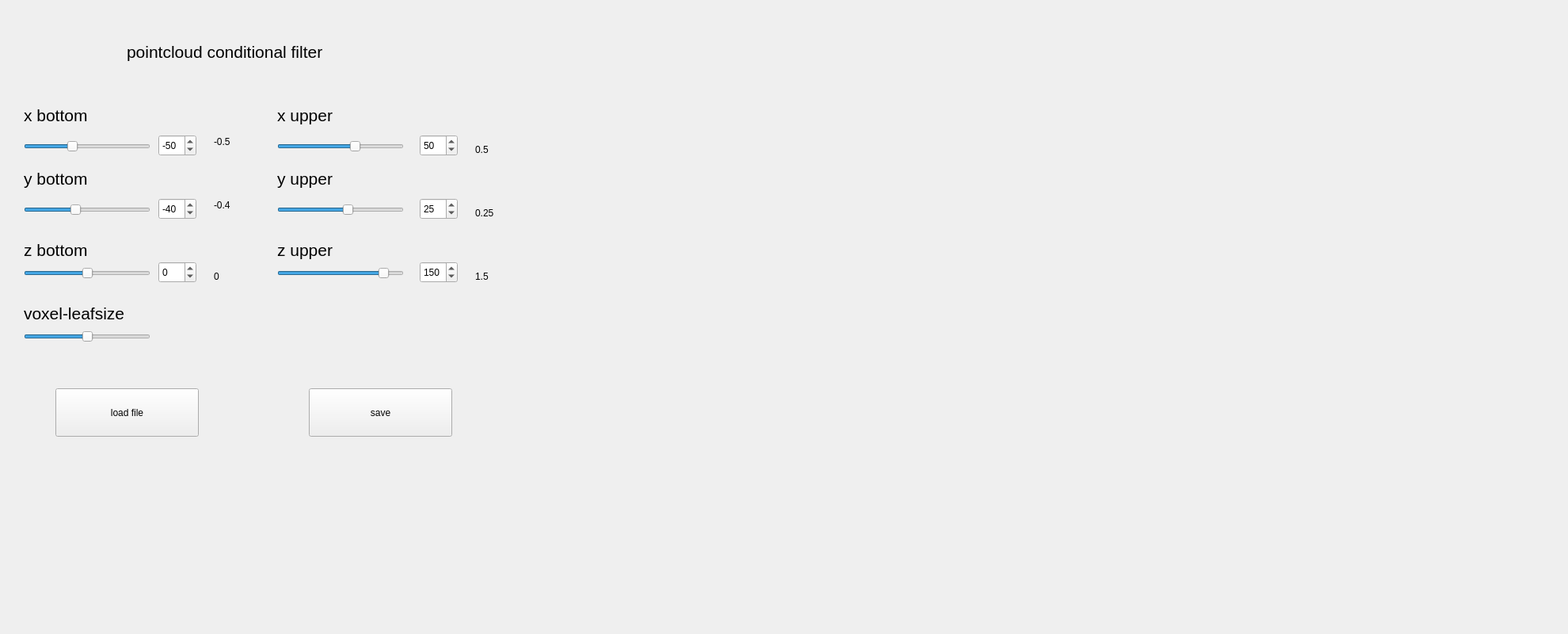
<?xml version="1.0" encoding="UTF-8"?>
<ui version="4.0">
 <class>PCLViewer</class>
 <widget class="QMainWindow" name="PCLViewer">
  <property name="geometry">
   <rect>
    <x>0</x>
    <y>0</y>
    <width>1980</width>
    <height>800</height>
   </rect>
  </property>
  <property name="minimumSize">
   <size>
    <width>0</width>
    <height>0</height>
   </size>
  </property>
  <property name="maximumSize">
   <size>
    <width>5000</width>
    <height>5000</height>
   </size>
  </property>
  <property name="windowTitle">
   <string>PCLViewer</string>
  </property>
  <widget class="QWidget" name="centralwidget">
   <widget class="QVTKWidget" name="qvtkWidget" native="true">
    <property name="geometry">
     <rect>
      <x>670</x>
      <y>20</y>
      <width>1100</width>
      <height>640</height>
     </rect>
    </property>
   </widget>
   <widget class="QSlider" name="horizontalSlider_x1">
    <property name="geometry">
     <rect>
      <x>30</x>
      <y>170</y>
      <width>160</width>
      <height>29</height>
     </rect>
    </property>
    <property name="minimum">
     <number>-200</number>
    </property>
    <property name="maximum">
     <number>200</number>
    </property>
    <property name="singleStep">
     <number>1</number>
    </property>
    <property name="value">
     <number>-50</number>
    </property>
    <property name="orientation">
     <enum>Qt::Horizontal</enum>
    </property>
   </widget>
   <widget class="QSlider" name="horizontalSlider_y1">
    <property name="geometry">
     <rect>
      <x>30</x>
      <y>250</y>
      <width>160</width>
      <height>29</height>
     </rect>
    </property>
    <property name="minimum">
     <number>-200</number>
    </property>
    <property name="maximum">
     <number>200</number>
    </property>
    <property name="value">
     <number>-40</number>
    </property>
    <property name="orientation">
     <enum>Qt::Horizontal</enum>
    </property>
   </widget>
   <widget class="QSlider" name="horizontalSlider_z1">
    <property name="geometry">
     <rect>
      <x>30</x>
      <y>330</y>
      <width>160</width>
      <height>29</height>
     </rect>
    </property>
    <property name="minimum">
     <number>-200</number>
    </property>
    <property name="maximum">
     <number>200</number>
    </property>
    <property name="value">
     <number>0</number>
    </property>
    <property name="orientation">
     <enum>Qt::Horizontal</enum>
    </property>
   </widget>
   <widget class="QLabel" name="label_7">
    <property name="geometry">
     <rect>
      <x>30</x>
      <y>130</y>
      <width>191</width>
      <height>31</height>
     </rect>
    </property>
    <property name="font">
     <font>
      <pointsize>16</pointsize>
      <weight>50</weight>
      <italic>false</italic>
      <bold>false</bold>
     </font>
    </property>
    <property name="text">
     <string>x bottom</string>
    </property>
   </widget>
   <widget class="QLabel" name="label_9">
    <property name="geometry">
     <rect>
      <x>30</x>
      <y>210</y>
      <width>191</width>
      <height>31</height>
     </rect>
    </property>
    <property name="font">
     <font>
      <pointsize>16</pointsize>
      <weight>50</weight>
      <italic>false</italic>
      <bold>false</bold>
     </font>
    </property>
    <property name="text">
     <string>y bottom</string>
    </property>
   </widget>
   <widget class="QLabel" name="label_11">
    <property name="geometry">
     <rect>
      <x>30</x>
      <y>300</y>
      <width>191</width>
      <height>31</height>
     </rect>
    </property>
    <property name="font">
     <font>
      <pointsize>16</pointsize>
      <weight>50</weight>
      <italic>false</italic>
      <bold>false</bold>
     </font>
    </property>
    <property name="text">
     <string>z bottom</string>
    </property>
   </widget>
   <widget class="QPushButton" name="pushButton_save">
    <property name="geometry">
     <rect>
      <x>390</x>
      <y>490</y>
      <width>181</width>
      <height>61</height>
     </rect>
    </property>
    <property name="text">
     <string>save</string>
    </property>
   </widget>
   <widget class="QSlider" name="horizontalSlider_x2">
    <property name="geometry">
     <rect>
      <x>350</x>
      <y>170</y>
      <width>160</width>
      <height>29</height>
     </rect>
    </property>
    <property name="minimum">
     <number>-200</number>
    </property>
    <property name="maximum">
     <number>200</number>
    </property>
    <property name="value">
     <number>50</number>
    </property>
    <property name="orientation">
     <enum>Qt::Horizontal</enum>
    </property>
   </widget>
   <widget class="QLabel" name="label_12">
    <property name="geometry">
     <rect>
      <x>350</x>
      <y>300</y>
      <width>191</width>
      <height>31</height>
     </rect>
    </property>
    <property name="font">
     <font>
      <pointsize>16</pointsize>
      <weight>50</weight>
      <italic>false</italic>
      <bold>false</bold>
     </font>
    </property>
    <property name="text">
     <string>z upper</string>
    </property>
   </widget>
   <widget class="QLabel" name="label_10">
    <property name="geometry">
     <rect>
      <x>350</x>
      <y>210</y>
      <width>191</width>
      <height>31</height>
     </rect>
    </property>
    <property name="font">
     <font>
      <pointsize>16</pointsize>
      <weight>50</weight>
      <italic>false</italic>
      <bold>false</bold>
     </font>
    </property>
    <property name="text">
     <string>y upper</string>
    </property>
   </widget>
   <widget class="QSlider" name="horizontalSlider_y2">
    <property name="geometry">
     <rect>
      <x>350</x>
      <y>250</y>
      <width>160</width>
      <height>29</height>
     </rect>
    </property>
    <property name="minimum">
     <number>-200</number>
    </property>
    <property name="maximum">
     <number>200</number>
    </property>
    <property name="value">
     <number>25</number>
    </property>
    <property name="orientation">
     <enum>Qt::Horizontal</enum>
    </property>
   </widget>
   <widget class="QLabel" name="label_8">
    <property name="geometry">
     <rect>
      <x>350</x>
      <y>130</y>
      <width>191</width>
      <height>31</height>
     </rect>
    </property>
    <property name="font">
     <font>
      <pointsize>16</pointsize>
      <weight>50</weight>
      <italic>false</italic>
      <bold>false</bold>
     </font>
    </property>
    <property name="text">
     <string>x upper</string>
    </property>
   </widget>
   <widget class="QSlider" name="horizontalSlider_z2">
    <property name="geometry">
     <rect>
      <x>350</x>
      <y>330</y>
      <width>160</width>
      <height>29</height>
     </rect>
    </property>
    <property name="minimum">
     <number>-200</number>
    </property>
    <property name="maximum">
     <number>200</number>
    </property>
    <property name="value">
     <number>150</number>
    </property>
    <property name="orientation">
     <enum>Qt::Horizontal</enum>
    </property>
   </widget>
   <widget class="QLabel" name="label_14">
    <property name="geometry">
     <rect>
      <x>160</x>
      <y>50</y>
      <width>271</width>
      <height>31</height>
     </rect>
    </property>
    <property name="font">
     <font>
      <pointsize>16</pointsize>
      <weight>50</weight>
      <italic>false</italic>
      <bold>false</bold>
     </font>
    </property>
    <property name="text">
     <string>pointcloud conditional filter</string>
    </property>
   </widget>
   <widget class="QLabel" name="label_13">
    <property name="geometry">
     <rect>
      <x>30</x>
      <y>380</y>
      <width>191</width>
      <height>31</height>
     </rect>
    </property>
    <property name="font">
     <font>
      <pointsize>16</pointsize>
      <weight>50</weight>
      <italic>false</italic>
      <bold>false</bold>
     </font>
    </property>
    <property name="text">
     <string>voxel-leafsize</string>
    </property>
   </widget>
   <widget class="QSlider" name="horizontalSlider_z1_2">
    <property name="geometry">
     <rect>
      <x>30</x>
      <y>410</y>
      <width>160</width>
      <height>29</height>
     </rect>
    </property>
    <property name="maximum">
     <number>255</number>
    </property>
    <property name="value">
     <number>128</number>
    </property>
    <property name="orientation">
     <enum>Qt::Horizontal</enum>
    </property>
   </widget>
   <widget class="QSpinBox" name="spinBox_x1">
    <property name="geometry">
     <rect>
      <x>200</x>
      <y>170</y>
      <width>48</width>
      <height>27</height>
     </rect>
    </property>
    <property name="minimum">
     <number>-200</number>
    </property>
    <property name="maximum">
     <number>200</number>
    </property>
    <property name="singleStep">
     <number>1</number>
    </property>
    <property name="value">
     <number>-50</number>
    </property>
   </widget>
   <widget class="QSpinBox" name="spinBox_y1">
    <property name="geometry">
     <rect>
      <x>200</x>
      <y>250</y>
      <width>48</width>
      <height>27</height>
     </rect>
    </property>
    <property name="minimum">
     <number>-200</number>
    </property>
    <property name="maximum">
     <number>200</number>
    </property>
    <property name="value">
     <number>-40</number>
    </property>
   </widget>
   <widget class="QSpinBox" name="spinBox_z1">
    <property name="geometry">
     <rect>
      <x>200</x>
      <y>330</y>
      <width>48</width>
      <height>27</height>
     </rect>
    </property>
    <property name="minimum">
     <number>-200</number>
    </property>
    <property name="maximum">
     <number>200</number>
    </property>
   </widget>
   <widget class="QSpinBox" name="spinBox_z2">
    <property name="geometry">
     <rect>
      <x>530</x>
      <y>330</y>
      <width>48</width>
      <height>27</height>
     </rect>
    </property>
    <property name="minimum">
     <number>-200</number>
    </property>
    <property name="maximum">
     <number>200</number>
    </property>
    <property name="value">
     <number>150</number>
    </property>
   </widget>
   <widget class="QSpinBox" name="spinBox_y2">
    <property name="geometry">
     <rect>
      <x>530</x>
      <y>250</y>
      <width>48</width>
      <height>27</height>
     </rect>
    </property>
    <property name="minimum">
     <number>-200</number>
    </property>
    <property name="maximum">
     <number>200</number>
    </property>
    <property name="value">
     <number>25</number>
    </property>
   </widget>
   <widget class="QSpinBox" name="spinBox_x2">
    <property name="geometry">
     <rect>
      <x>530</x>
      <y>170</y>
      <width>48</width>
      <height>27</height>
     </rect>
    </property>
    <property name="minimum">
     <number>-200</number>
    </property>
    <property name="maximum">
     <number>200</number>
    </property>
    <property name="value">
     <number>50</number>
    </property>
   </widget>
   <widget class="QLabel" name="label_1">
    <property name="geometry">
     <rect>
      <x>270</x>
      <y>170</y>
      <width>41</width>
      <height>17</height>
     </rect>
    </property>
    <property name="text">
     <string>-0.5</string>
    </property>
   </widget>
   <widget class="QLabel" name="label_3">
    <property name="geometry">
     <rect>
      <x>270</x>
      <y>250</y>
      <width>41</width>
      <height>17</height>
     </rect>
    </property>
    <property name="text">
     <string>-0.4</string>
    </property>
   </widget>
   <widget class="QLabel" name="label_2">
    <property name="geometry">
     <rect>
      <x>600</x>
      <y>180</y>
      <width>41</width>
      <height>17</height>
     </rect>
    </property>
    <property name="text">
     <string>0.5</string>
    </property>
   </widget>
   <widget class="QLabel" name="label_5">
    <property name="geometry">
     <rect>
      <x>270</x>
      <y>340</y>
      <width>31</width>
      <height>17</height>
     </rect>
    </property>
    <property name="text">
     <string>0</string>
    </property>
   </widget>
   <widget class="QLabel" name="label_6">
    <property name="geometry">
     <rect>
      <x>600</x>
      <y>340</y>
      <width>41</width>
      <height>17</height>
     </rect>
    </property>
    <property name="text">
     <string>1.5</string>
    </property>
   </widget>
   <widget class="QLabel" name="label_4">
    <property name="geometry">
     <rect>
      <x>600</x>
      <y>260</y>
      <width>41</width>
      <height>17</height>
     </rect>
    </property>
    <property name="text">
     <string>0.25</string>
    </property>
   </widget>
   <widget class="QPushButton" name="pushButton_load">
    <property name="geometry">
     <rect>
      <x>70</x>
      <y>490</y>
      <width>181</width>
      <height>61</height>
     </rect>
    </property>
    <property name="text">
     <string>load file</string>
    </property>
   </widget>
  </widget>
 </widget>
 <customwidgets>
  <customwidget>
   <class>QVTKWidget</class>
   <extends>QWidget</extends>
   <header>QVTKWidget.h</header>
  </customwidget>
 </customwidgets>
 <resources/>
 <connections>
  <connection>
   <sender>horizontalSlider_x1</sender>
   <signal>valueChanged(int)</signal>
   <receiver>spinBox_x1</receiver>
   <slot>setValue(int)</slot>
   <hints>
    <hint type="sourcelabel">
     <x>82</x>
     <y>175</y>
    </hint>
    <hint type="destinationlabel">
     <x>217</x>
     <y>182</y>
    </hint>
   </hints>
  </connection>
  <connection>
   <sender>spinBox_x1</sender>
   <signal>valueChanged(int)</signal>
   <receiver>horizontalSlider_x1</receiver>
   <slot>setValue(int)</slot>
   <hints>
    <hint type="sourcelabel">
     <x>206</x>
     <y>187</y>
    </hint>
    <hint type="destinationlabel">
     <x>66</x>
     <y>186</y>
    </hint>
   </hints>
  </connection>
  <connection>
   <sender>horizontalSlider_y1</sender>
   <signal>sliderMoved(int)</signal>
   <receiver>spinBox_y1</receiver>
   <slot>setValue(int)</slot>
   <hints>
    <hint type="sourcelabel">
     <x>100</x>
     <y>262</y>
    </hint>
    <hint type="destinationlabel">
     <x>222</x>
     <y>250</y>
    </hint>
   </hints>
  </connection>
  <connection>
   <sender>spinBox_y1</sender>
   <signal>valueChanged(int)</signal>
   <receiver>horizontalSlider_y1</receiver>
   <slot>setValue(int)</slot>
   <hints>
    <hint type="sourcelabel">
     <x>227</x>
     <y>269</y>
    </hint>
    <hint type="destinationlabel">
     <x>144</x>
     <y>272</y>
    </hint>
   </hints>
  </connection>
  <connection>
   <sender>horizontalSlider_z1</sender>
   <signal>sliderMoved(int)</signal>
   <receiver>spinBox_z1</receiver>
   <slot>setValue(int)</slot>
   <hints>
    <hint type="sourcelabel">
     <x>109</x>
     <y>332</y>
    </hint>
    <hint type="destinationlabel">
     <x>225</x>
     <y>333</y>
    </hint>
   </hints>
  </connection>
  <connection>
   <sender>spinBox_z1</sender>
   <signal>valueChanged(int)</signal>
   <receiver>horizontalSlider_z1</receiver>
   <slot>setValue(int)</slot>
   <hints>
    <hint type="sourcelabel">
     <x>215</x>
     <y>353</y>
    </hint>
    <hint type="destinationlabel">
     <x>174</x>
     <y>349</y>
    </hint>
   </hints>
  </connection>
  <connection>
   <sender>horizontalSlider_x2</sender>
   <signal>sliderMoved(int)</signal>
   <receiver>spinBox_x2</receiver>
   <slot>setValue(int)</slot>
   <hints>
    <hint type="sourcelabel">
     <x>430</x>
     <y>188</y>
    </hint>
    <hint type="destinationlabel">
     <x>505</x>
     <y>189</y>
    </hint>
   </hints>
  </connection>
  <connection>
   <sender>horizontalSlider_y2</sender>
   <signal>sliderMoved(int)</signal>
   <receiver>spinBox_y2</receiver>
   <slot>setValue(int)</slot>
   <hints>
    <hint type="sourcelabel">
     <x>437</x>
     <y>261</y>
    </hint>
    <hint type="destinationlabel">
     <x>505</x>
     <y>261</y>
    </hint>
   </hints>
  </connection>
  <connection>
   <sender>horizontalSlider_z2</sender>
   <signal>sliderMoved(int)</signal>
   <receiver>spinBox_z2</receiver>
   <slot>setValue(int)</slot>
   <hints>
    <hint type="sourcelabel">
     <x>451</x>
     <y>342</y>
    </hint>
    <hint type="destinationlabel">
     <x>499</x>
     <y>345</y>
    </hint>
   </hints>
  </connection>
  <connection>
   <sender>spinBox_x2</sender>
   <signal>valueChanged(int)</signal>
   <receiver>horizontalSlider_x2</receiver>
   <slot>setValue(int)</slot>
   <hints>
    <hint type="sourcelabel">
     <x>507</x>
     <y>177</y>
    </hint>
    <hint type="destinationlabel">
     <x>461</x>
     <y>181</y>
    </hint>
   </hints>
  </connection>
  <connection>
   <sender>spinBox_y2</sender>
   <signal>valueChanged(int)</signal>
   <receiver>horizontalSlider_y2</receiver>
   <slot>setValue(int)</slot>
   <hints>
    <hint type="sourcelabel">
     <x>510</x>
     <y>251</y>
    </hint>
    <hint type="destinationlabel">
     <x>457</x>
     <y>256</y>
    </hint>
   </hints>
  </connection>
  <connection>
   <sender>spinBox_z2</sender>
   <signal>valueChanged(int)</signal>
   <receiver>horizontalSlider_z2</receiver>
   <slot>setValue(int)</slot>
   <hints>
    <hint type="sourcelabel">
     <x>514</x>
     <y>344</y>
    </hint>
    <hint type="destinationlabel">
     <x>460</x>
     <y>340</y>
    </hint>
   </hints>
  </connection>
 </connections>
</ui>
